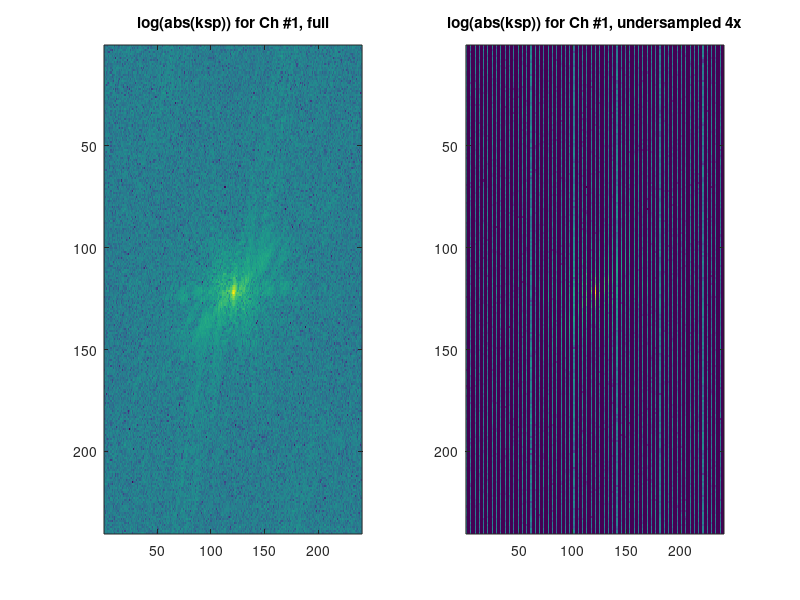

Write the MATLAB code that produced this figure. (Note: this script raises an error after producing the figure.)
% Load up a fully sampled 8-channel K-space example
% kspace is full 2D data, [nRO, nPE, nCh]
load brain_data_8ch_noisy.mat
[nRO,nPE,nCh] = size(kspace);

% Simulate undersampling by only keeping Rth line
R = 4;
kspUndersamp = zeros(nRO,nPE,nCh);
kspUndersamp(:,1:R:end,:) = kspace(:,1:R:end,:);

% Display kspace for channel 1
figure(1)
subplot(1,2,1)
imagesc(log(abs(kspace(:,:,1))));
title('log(abs(ksp)) for Ch #1, full')

subplot(1,2,2)
imagesc(log(abs(kspUndersamp(:,:,1))));
title(sprintf('log(abs(ksp)) for Ch #1, undersampled %dx', R))
linkaxes 
zoom on

%% Sensitivity profiles
% Convert to image space. img_mc = multi-channel complex image
img_mc = fftshift(ifft2(ifftshift(kspace))); 

% Calculate sensitivity profiles using root sum-of-squared denominator
% with fully-sampled data. 
img_RSOS = sqrt(sum(img_mc .* conj(img_mc), 3));
sensMap = zeros(nRO,nPE,nCh);
for iCoil=1:nCh
    sensMap(:,:,iCoil) = img_mc(:,:,iCoil)./img_RSOS;
end

% Display sensitivity profiles
figure(2)
for iCoil = 1:nCh
    subplot(2, nCh, iCoil);
    imagesc(abs(sensMap(:,:,iCoil)))
    title(sprintf('abs(%d)', iCoil));

    subplot(2, nCh, iCoil+nCh);
    imagesc(angle(sensMap(:,:,iCoil)))
    title(sprintf('angle(%d)', iCoil));
end

%% SENSE
% Run the SENSE reconstruction on the undersampled data
imgRecon = cgSENSE(sensMap, kspUndersamp);

% Evaluate difference relative to our reference RSOS scan
diff = img_RSOS - imgRecon;
mae = mean(abs(diff(:)));
rmse = sqrt(mean(diff(:).^2)); 
fprintf('mean absolute error %f, rmse %f\n', mae, rmse);

% Display the images
figure(3)
clim = [0 5]; % limits of intensity to display
subplot(2,2,1)
imagesc(img_RSOS, clim)
title('RSOS recon of fully sampled data');

subplot(2,2,2)
imagesc(imgRecon, clim)
title(sprintf('Reconstructed image, R=%d', R))

subplot(2,2,3)
imagesc(abs(diff)*100, clim)
title('abs(difference) x100')

% This is so you can zoom in the same across all images
linkaxes; zoom on



